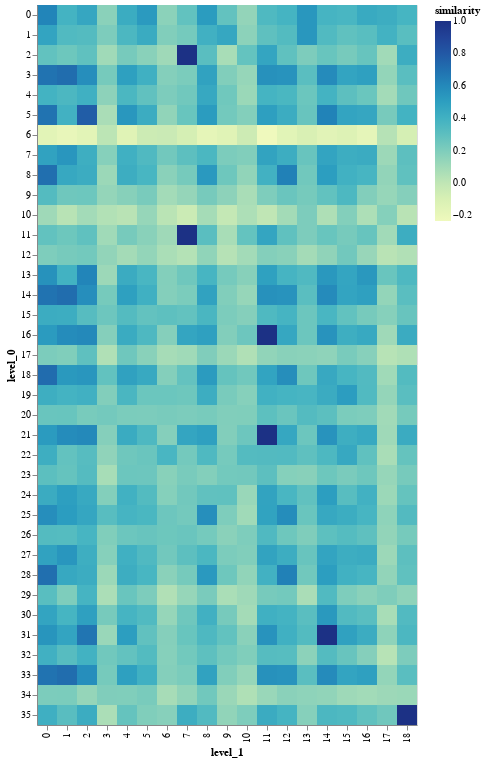

The code cell stored with this chart in its notebook:
### Code cell
sent1= "Last month, the government put Wuhan in a virtual lockdown, sealing off the city and banning most public transportation and private cars from its streets in a desperate effort to contain the outbreak."
sent2= "One of them spans about eight acres, has 1,000 beds and is scheduled to open on Monday."

s1 = nlp(sent1)
s2 = nlp(sent2)

s1_words = [i.text for i in s1 if i.pos_ in ['NOUN']]
s2_words = [i.text for i in s2 if i.pos_ in ['NOUN']]

word_sims = np.empty((len(list(s1)), len(list(s2))))

for i, word1 in enumerate(s1):
    for j, word2 in enumerate(s2):
        word_sims[i,j] = cos_sim(word1,word2)
        
source = pd.DataFrame(word_sims)

df = pd.DataFrame(source.stack(), columns=['similarity']).reset_index()

c = alt.Chart(df).mark_rect().encode(
        x='level_1:O',
        y='level_0:O',
        color='similarity:Q'
)
print(s1_words)
print(s2_words)
c

### Figure 1 — Vega-Lite specification as saved in the notebook (floating-point values rounded to 4 significant figures; data arrays with more than 128 entries replaced by an {"elided": "..."} marker saying what was removed)
{"config": {"view": {"continuousWidth": 400, "continuousHeight": 300}}, "data": {"name": "data-0d8a9eaf21486cd62bd1a0aacbf659e6"}, "mark": "rect", "encoding": {"color": {"type": "quantitative", "field": "similarity"}, "x": {"type": "ordinal", "field": "level_1"}, "y": {"type": "ordinal", "field": "level_0"}}, "$schema": "https://vega.github.io/schema/vega-lite/v4.0.0.json", "datasets": {"data-0d8a9eaf21486cd62bd1a0aacbf659e6": {"elided": "684 records"}}}
